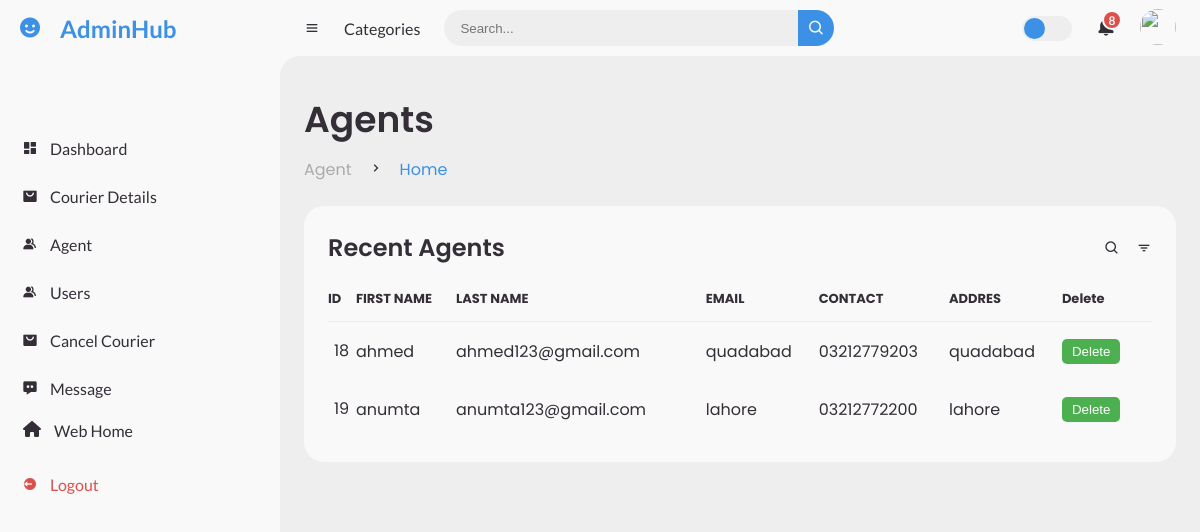
Page /admin/showagent.php (signed in) on the committed database.
### tables this page shows
CREATE TABLE `users` (
  `id` int(11) NOT NULL,
  `username` varchar(50) NOT NULL,
  `email` varchar(100) NOT NULL,
  `phone` varchar(11) NOT NULL,
  `password` text NOT NULL,
  `image` blob NOT NULL,
  `role` varchar(10) NOT NULL,
  `addres` text NOT NULL
);

### admin/showagent.php (the view, shortened to what this page needs)
<?php
include "navbar.php";
include "../conn.php";
?>
<main>
    <div class="head-title">
        <div class="left">
            <h1>Agents</h1>
            <ul class="breadcrumb">
                <li><a href="#">Agent</a></li>
                <li><i class='bx bx-chevron-right'></i></li>
                <li><a class="active" href="index.php">Home</a></li>
            </ul>
        </div>
    </div>
    <div class="table-data">
        <div class="order">
            <div class="head">
                <h3>Recent Agents</h3>
                <i class='bx bx-search'></i>
                <i class='bx bx-filter'></i>
            </div>
            <table>
                <thead>
                    <tr>
                        <th>ID</th>
                        <th>FIRST NAME</th>
                        <th>LAST NAME</th>
                        <th>EMAIL</th>
                        <th>CONTACT</th>
                        <th>ADDRES</th>
                        <th>Delete</th>
                    </tr>
                </thead>
                <?php
                $select = "SELECT * FROM users WHERE role = 'agent'";
                $result = mysqli_query($conn, $select);
                while ($row = mysqli_fetch_array($result)) { ?>
                    <tbody>
                        <tr>
                            <td><?php echo $row['id'] ?> </td>
                            <td><?php echo $row['username'] ?> </td>
                            <td><?php echo $row['email'] ?> </td>
                            <td><?php echo $row['addres'] ?></td>
                            <td><?php echo $row['phone'] ?> </td>
                            <td><?php echo $row['addres'] ?></td>
                            <td id="data-list" id="item-1"><a href="delete.php"> <button onclick="deleteItem(1)">Delete</button></a></td>
                        </tr>
                    </tbody>
                <?php } ?>
            </table>
        </div>
    </div>
</main>
</section>
</body>
</html>

### admin/style.css (style rules this page uses)
* { margin: 0; padding: 0; box-sizing: border-box; }
a { text-decoration: none; }
li { list-style: none; }
:root { --poppins: 'Poppins', sans-serif; --lato: 'Lato', sans-serif; --light: #F9F9F9; --blue: #3C91E6; --light-blue: #CFE8FF; --grey: #eee; --dark-grey: #AAAAAA; --dark: #342E37; --red: #DB504A; --yellow: #FFCE26; --light-yellow: #FFF2C6; --orange: #FD7238; --light-orange: #FFE0D3; }
html { overflow-x: hidden; }
body { background: var(--grey); overflow-x: hidden; }
#content main { width: 100%; padding: 36px 24px; font-family: var(--poppins); max-height: calc(100vh - 56px); overflow-y: auto; }
#content main .head-title { display: flex; align-items: center; justify-content: space-between; grid-gap: 16px; flex-wrap: wrap; }
#content main .head-title .left h1 { font-size: 36px; font-weight: 600; margin-bottom: 10px; color: var(--dark); }
#content main .head-title .left .breadcrumb { display: flex; align-items: center; grid-gap: 16px; }
#content main .head-title .left .breadcrumb li { color: var(--dark); }
#content main .head-title .left .breadcrumb li a { color: var(--dark-grey); pointer-events: none; }
#content main .head-title .left .breadcrumb li a.active { color: var(--blue); pointer-events: unset; }
#content main .table-data { display: flex; flex-wrap: wrap; grid-gap: 24px; margin-top: 24px; width: 100%; color: var(--dark); }
#content main .table-data > div { border-radius: 20px; background: var(--light); padding: 24px; overflow-x: auto; }
#content main .table-data .head { display: flex; align-items: center; grid-gap: 16px; margin-bottom: 24px; }
#content main .table-data .head h3 { margin-right: auto; font-size: 24px; font-weight: 600; }
#content main .table-data .head .bx { cursor: pointer; }
#content main .table-data .order { flex-grow: 1; flex-basis: 500px; }
#content main .table-data .order table { width: 100%; border-collapse: collapse; }
#content main .table-data .order table th { padding-bottom: 12px; font-size: 13px; text-align: left; border-bottom: 1px solid var(--grey); }
#content main .table-data .order table td { padding: 16px 0; }
#content main .table-data .order table tr td:first-child { display: flex; align-items: center; grid-gap: 12px; padding-left: 6px; }

### rows in the picture
users: id "18", username "ahmed", email "ahmed123@gmail.com", addres "quadabad", phone "03212779203"
users: id "19", username "anumta", email "anumta123@gmail.com", addres "lahore", phone "03212772200"
